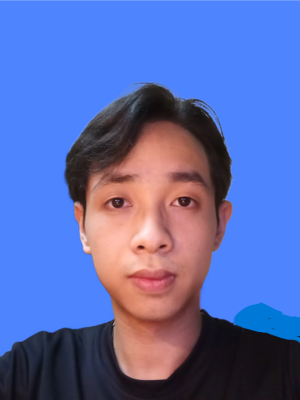
#> input picture Bài tập/Cài đặt các thuật toán/input/ảnh nvt.png, 300 x 400 px
$ python 'Lọc Trung bình_Có trọng số.py'
#> lines starting #> are read from the running program, lines starting #| are printed output that depends on the picture
import numpy as np
from PIL import Image


def weighted_average_filter(image_array, kernel):
    height, width = image_array.shape
    k_height, k_width = kernel.shape
    pad_height = k_height // 2
    pad_width = k_width // 2

    result = np.zeros_like(image_array)

    padded_image = np.pad(image_array, ((pad_height, pad_height), (pad_width, pad_width)), mode='constant')

    for i in range(height):
        for j in range(width):
            region = padded_image[i:i + k_height, j:j + k_width]
            result[i, j] = np.sum(region * kernel)

    return result

img = Image.open('input/ảnh nvt.png').convert('L')
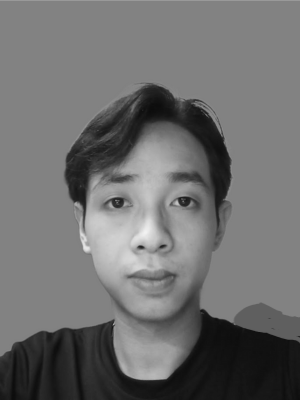
#> img: PIL image 300x400 L; min 12, max 241, mean 111
img_array = np.array(img, dtype=np.float32)

kernel = np.array([[1, 2, 1],
                   [2, 4, 2],
                   [1, 2, 1]]) / 16

filtered_img = weighted_average_filter(img_array, kernel)

filtered_image = Image.fromarray(filtered_img.astype(np.uint8))
filtered_image.show()
